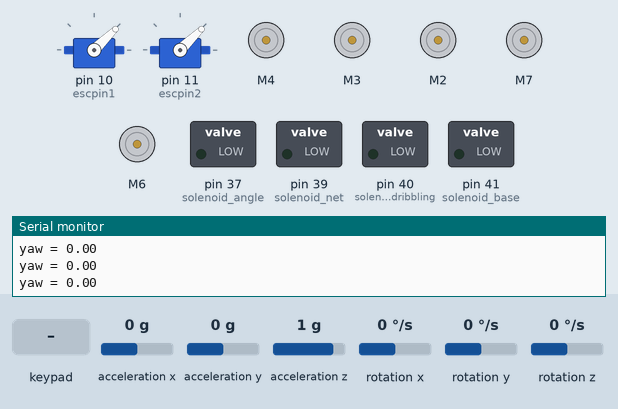
A sketch run on a simulated Arduino Mega 2560, built with avr-gcc and run on an emulated ATmega2560. On the bench: 2 × servo, 5 × DC motor (green arrow = forward, orange = backward, longer = faster), switched loads named in the sketch (green lamp = pin HIGH), the last lines printed to the serial monitor. Inputs (shaded band) come from the test bench; at power-on: rotation z 0 °/s, acceleration x 0 g, acceleration y 0 g, acceleration z 1 g, rotation x 0 °/s, rotation y 0 °/s.

Above: at 1.2 s.
1.3 s: rotation z set to -9 °/s
At 3.4 s:
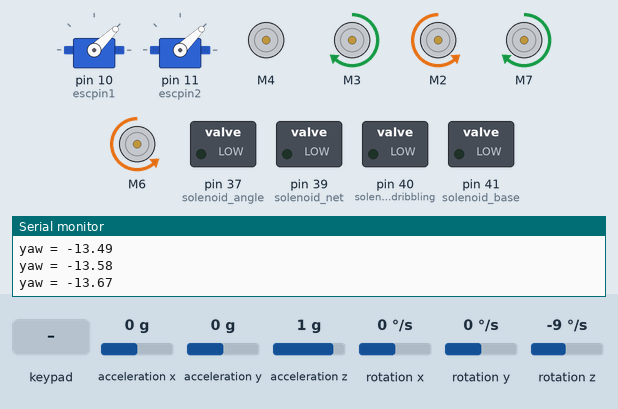
3.9 s: key 'X' pressed
At 5.1 s:
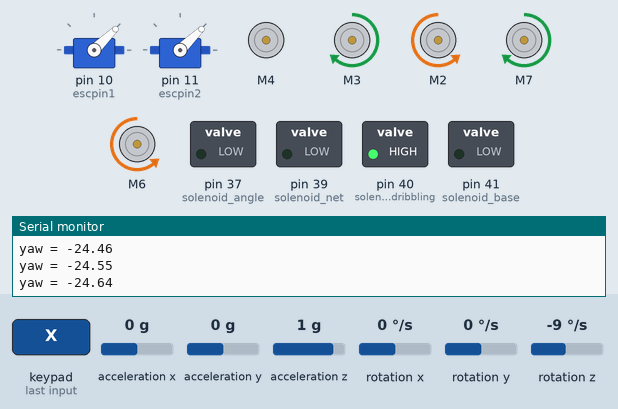
5.4 s: key 'O' pressed
At 6.3 s:
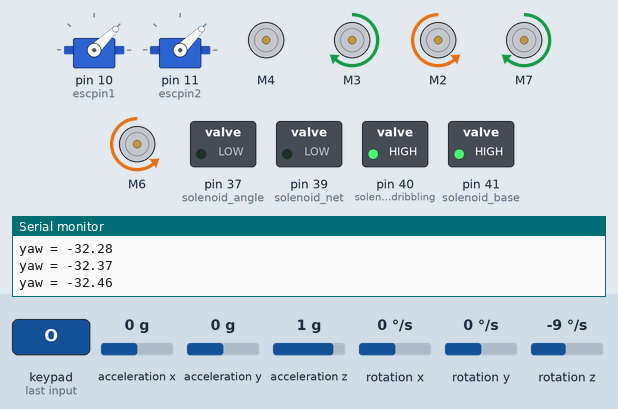
6.9 s: key 'T' pressed
At 7.5 s:
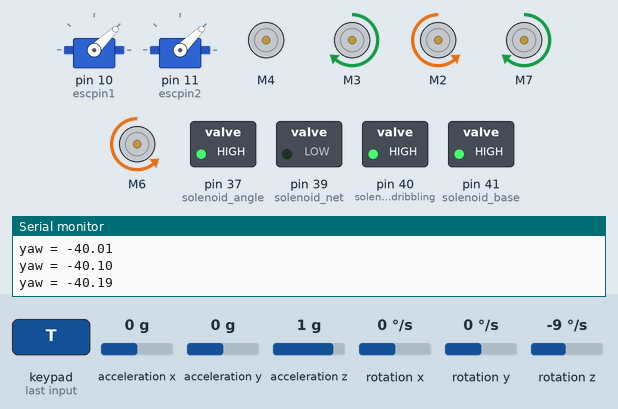
8.4 s: rotation z set to 100 °/s
At 9.4 s:
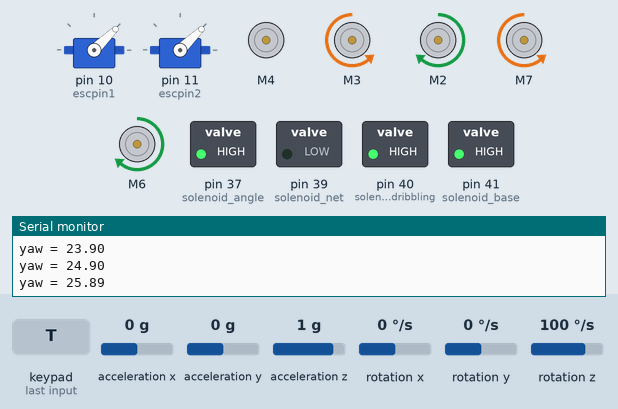
10.6 s: key 'L' pressed
At 11.2 s:
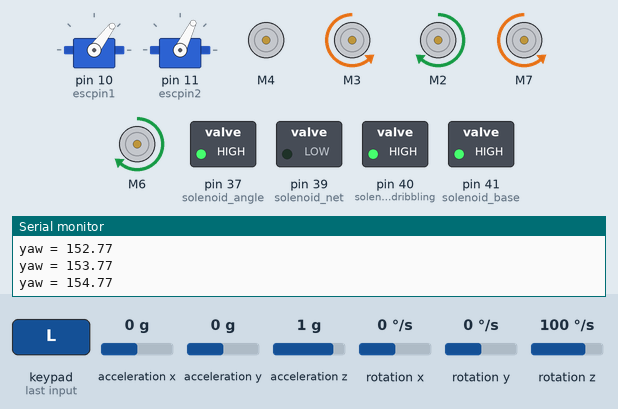
Timing chart, 0 to 13.1 s (numbered marks = the images above; inputs shaded):
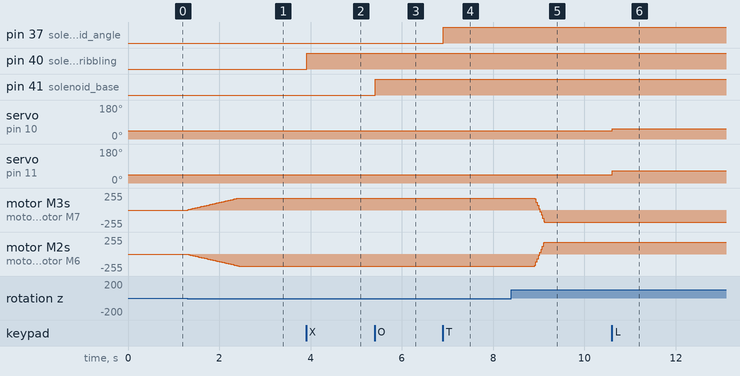

The sketch:

R2_with_function.ino
```cpp
#include <PS2X_lib.h>
PS2X ps2x;
#include <Wire.h>
#include <MPU6050.h>
#include "CytronMotorDriver.h"
MPU6050 mpu;
#include <Servo.h>
//esc
Servo esc1;
Servo esc2;
int escpin1 = 10;
int escpin2 = 11;
int count1;  // BLDC motor speed 1
int count2;  // BLDC motor speed 2
//cytron
CytronMD motor1(PWM_DIR, 3, 48);  // PWM 1 = Pin 3, DIR 1 = Pin 4.
CytronMD motor2(PWM_DIR, 2, 49);
CytronMD motor3(PWM_DIR, 7, 47);  // PWM 1 = Pin 3, DIR 1 = Pin 4.
CytronMD motor4(PWM_DIR, 6, 46);
CytronMD motor5(PWM_DIR, 4, 44);
//imu
unsigned long timer = 0;
float timeStep = 0.00999;
float yaw = 0;
//variables
float LY_mapped = 0;
float LX_mapped = 0;
float RY_mapped = 0;
float RX_mapped = 0;
int L1, L2, R1, R2;
float LY, LX, RY, RX;
int BLUE, FORWARD, BACKWARD, RIGHT, LEFT;
int GREEN = 0, RED = 0;
float M1 = 0;
float M2 = 0;
float M3 = 0;
float M4 = 0;
float R, theta, M, count3 = 0, count4 = 0, h = 0, j = 0, k = 0, l = 0, setpoint = 0, pre_error = 0, proportional, integral = 0, derivative, error, pid, a, b, c, d, A, B, C, D;
float kp = 0, ki = 0, kd = 0;
float motor_A = 0;
float motor_B = 0;
float motor_C = 0;
float motor_D = 0;
int motor_E = 0;

///solenoid
int R1_ref = 0;
int R2_ref = 0;
int L1_ref = 0;
int L2_ref = 0;
int c_ref1 = 0;
int t_ref1 = 0;
int s_ref1 = 0;
int R1_ref1 = 0;

bool solenoid_state = LOW;
bool solenoid_state_dribble = LOW;
bool solenoid_state_angle = LOW;
bool solenoid_state_net = LOW;

int solenoid_dribbling = 40;  //41
int solenoid_angle = 37;   //40
int solenoid_base = 41;
int solenoid_net = 39;

bool field = false;

void setup() {
 //imu
  Serial.begin(57600);
  while (!mpu.begin(MPU6050_SCALE_2000DPS, MPU6050_RANGE_2G)) {
    Serial.println("Could not find a valid MPU6050 sensor, check wiring!");
    delay(500);
  }
  mpu.calibrateGyro();
  mpu.setThreshold(1);
  //ps2
  // int error = ps2x.config_gamepad(30, 31, 32, 33, false, false);
  int error = ps2x.config_gamepad(22, 23, 24, 25, false, false);
  if (error == 0) {
    Serial.println("PS2 Controller ready!");
  } else {
    Serial.print("Controller Error: ");
    Serial.println(error);
  }
  //esc
  esc1.attach(escpin1);
  esc2.attach(escpin2);
  count1 = 1000;
  count2 = 1000;

  pinMode(solenoid_dribbling, OUTPUT);
  pinMode(solenoid_base, OUTPUT);
  pinMode(solenoid_angle, OUTPUT);
  pinMode(solenoid_net, OUTPUT);


}

void loop() {
  Vector norm = mpu.readNormalizeGyro();
  yaw = yaw + norm.ZAxis * timeStep;
  ps2x.read_gamepad(false, 0);

  L1 = ps2x.Button(PSB_L1);
  R1 = ps2x.Button(PSB_R1);
  L2 = ps2x.Button(PSB_L2);
  R2 = ps2x.Button(PSB_R2);

  if (L1 == 1) {
    motor_E = -100;
    //  motor5.setSpeed(100);
  } else if (R1 == 1) {
    motor_E = 100;
    // motor5.setSpeed(-100);
  } else {
    motor_E = 0;
  }
  motor5.setSpeed(motor_E);
  LY = ps2x.Analog(PSS_LY);
  LX = ps2x.Analog(PSS_LX);
  RY = ps2x.Analog(PSS_RY);
  RX = ps2x.Analog(PSS_RX);

  RED = ps2x.Button(PSB_RED);
  GREEN = ps2x.Button(PSB_GREEN);
  BLUE = ps2x.Button(PSB_BLUE);

  FORWARD = ps2x.ButtonPressed(PSB_PAD_UP);
  BACKWARD = ps2x.ButtonPressed(PSB_PAD_DOWN);
  RIGHT = ps2x.ButtonPressed(PSB_PAD_RIGHT);
  LEFT = ps2x.ButtonPressed(PSB_PAD_LEFT);

  LY_mapped = map(constrain(LY, 0, 255), 0, 255, 127, -127);
  LX_mapped = map(constrain(LX, 0, 255), 0, 255, -127, 127);
  RY_mapped = map(constrain(RY, 0, 255), 0, 255, 127, -127);
  RX_mapped = map(constrain(RX, 0, 255), 0, 255, -127, 127);

  if (abs(LY_mapped) < 5) LY_mapped = 0;
  if (abs(LX_mapped) < 5) LX_mapped = 0;
  if (LY_mapped > 5) LY_mapped -= 5;
  if (LY_mapped < -5) LY_mapped += 5;

    if (R2 > 0) {
    setpoint += 0.2;
  }
  if (L2 > 0) {
    setpoint -= 0.2;
  }
  // kp = 7;  //45
  // kd = 83;   //65.5
  // ki = 0;
  kp = 20;    //45//16
  kd = 42.5;  //65.5//30
  ki = 0;
  locomotion();
  solenoid();
  bldc();
  Serial.print("yaw = ");
  Serial.print(yaw);
  Serial.println("");
  delay(10);
}


void locomotion(){

    R = sqrt((LX_mapped * LX_mapped) + (LY_mapped * LY_mapped));
  theta = atan2(LY_mapped, -LX_mapped) * 180 / 3.142;

  a = R * sin((theta - 45) * 3.142 / 180);
  b = R * sin((135 - theta) * 3.142 / 180);
  d = R * sin((135 - theta) * 3.142 / 180);
  c = R * sin((theta - 45) * 3.142 / 180);
  error = setpoint - yaw;
  proportional = error;
  integral += error;
  derivative = error - pre_error;
  pre_error = error;
  pid = kp * proportional + ki * integral + kd * derivative;

  A = a + pid;
  B = b - pid;
  C = -c + pid;
  D = -d - pid;

  motor_A = constrain(A, -150, 150);
  motor_B = constrain(B, -150, 150);
  motor_C = constrain(C, -150, 150);
  motor_D = constrain(D, -150, 150);
  motor1.setSpeed(motor_A * 1.2);
  motor2.setSpeed(motor_B * 1.2);
  motor3.setSpeed(motor_C * 1.2);
  motor4.setSpeed(motor_D * 1.2);
}


void solenoid(){
  // base
  if (RED == 1 && c_ref1 == 0) {
    solenoid_state = !solenoid_state;
    digitalWrite(solenoid_base, solenoid_state);
    c_ref1 = 1;
  }
  if (RED == 0 && c_ref1 == 1) {
    Serial.print(" %%% ");
    c_ref1 = 0;
  }

  // dribble
  if (BLUE == 1 && t_ref1 == 0) {
    solenoid_state_dribble = !solenoid_state_dribble;
    digitalWrite(solenoid_dribbling, solenoid_state_dribble);
    t_ref1 = 1;
  }
  if (BLUE == 0 && t_ref1 == 1) {
    Serial.print(" ##### ");
    t_ref1 = 0;
  }

  // angle
  if (GREEN == 1 && s_ref1 == 0) {
    solenoid_state_angle = !solenoid_state_angle;
    digitalWrite(solenoid_angle, solenoid_state_angle);
    s_ref1 = 1;
  }
  if (GREEN == 0 && s_ref1 == 1) {
    Serial.print(" $$$$$ ");
    s_ref1 = 0;
  }
  //   //net
  //   if (R1 == 1 && R1_ref1 == 0) {
  //     solenoid_state_net = !solenoid_state_net;
  //     digitalWrite(solenoid_net, solenoid_state_net);
  //     R1_ref1 = 1;
  //   }
  //   if (R1 == 0 && R1_ref1 == 1) {
  //     Serial.print(" %%% ");
  //     R1_ref1 = 0;
  //  }
}

void bldc(){

  // BLDC control logic

  if (RIGHT == 1) {
    count1 = 1000;  // calibration speed
    count2 = 1000;
  }

  if (FORWARD == 1) {
    count1 += 50;  // Increase speed
    count2 += 50;
  }

  if (BACKWARD == 1) {
    count1 -= 50;  // Decrease speed
    count2 -= 50;
  }
  // Dribbling mode
  if (LEFT == 1) {
    count1 =1088;  //upper 1107//1105//*1104* [1106&&1220]  [1102&&1222] [1098&&1220]
    count2 = 1200;  // LOWER //1250//1270//*1260**1250**1/05[1087&&1200]**
  }

  //  Ensure the speed values remain within valid range
  count1 = constrain(count1, 1000, 2000);
  count2 = constrain(count2, 1000, 2000);

  // Apply updated speeds to ESCs
  esc1.writeMicroseconds(count1);
  esc2.writeMicroseconds(count2);
}
```

Measured:
- after the input at 1.3 s, motor M3, motor M7: moves from stopped to forward 180/255 over 1.1 s, starting at once; motor M2, motor M6: moves from stopped to backward 180/255 over 1.1 s, starting at once
- after the input at 3.9 s, pin 40 (solenoid_dribbling): LOW → HIGH at once
- after the input at 5.4 s, pin 41 (solenoid_base): LOW → HIGH at once
- after the input at 6.9 s, pin 37 (solenoid_angle): LOW → HIGH at once
- after the input at 8.4 s, motor M3, motor M7: moves from forward 180/255 to backward 180/255 over 0.21 s, starting after 0.51 s; motor M2, motor M6: moves from backward 180/255 to forward 180/255 over 0.21 s, starting after 0.51 s
- after the input at 10.6 s, servo on pin 10 (escpin1): 44° → 53° at once; servo on pin 11 (escpin2): 44° → 64° at once
